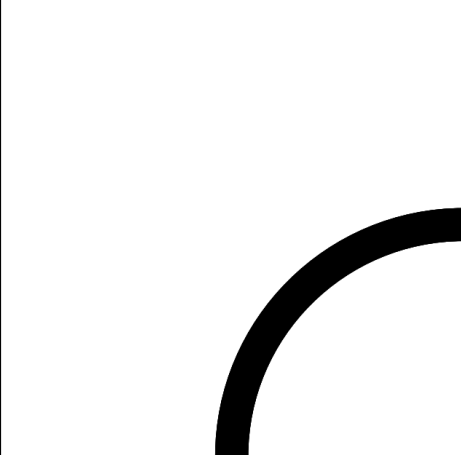
#> input picture curva.png, 461 x 455 px
$ python salva.py
#> lines starting #> are read from the running program, lines starting #| are printed output that depends on the picture; after the words box and inside, x2 and y2 are one past the last pixel; in counts of white or black regions, pixels touching at a corner belong together
#> further down, img is the input picture: shape (455, 461, 3); min 0, max 255, mean 239.7
import cv2
import numpy as np

LimiarBinarizacao = 55       #este valor eh empirico. Ajuste-o conforme sua necessidade
AreaContornoLimiteMin = 100000  #este valor eh empirico. Ajuste-o conforme sua necessidade
global pd1
global pd2

#GPIOs utilizados:


#Funcao: trata imagem e retorna se o robo seguidor de linha deve ir para a esqueda ou direita
#Parametros: frame capturado da webcam e primeiro frame capturado
#Retorno: < 0: robo deve ir para a direita
#         > 0: robo deve ir para a esquerda
#         0:   nada deve ser feito
def TrataImagem(img):
    #obtencao das dimensoes da imagem
    height = np.size(img,0)
#> height = 455
    width= np.size(img,1)
#> width = 461
    QtdeContornos = 0
    DirecaoASerTomada = 0

    def verde (img):
        hsv = cv2.cvtColor(img, cv2.COLOR_BGR2HSV)
        lower_green = np.array([40, 100, 100])
        upper_green = np.array([80, 255, 255])
        mask = cv2.inRange(hsv, lower_green, upper_green)
        contours, _ = cv2.findContours(mask, cv2.RETR_TREE, cv2.CHAIN_APPROX_SIMPLE)
        for contour in contours:
            area = cv2.contourArea(contour)
            if area > 500:
                x, y, w, h = cv2.boundingRect(contour)
                cv2.rectangle(img, (x, y), (x + w, y + h), (255, 0, 0), 2)
                if (x > width//2):
                    print("Obstaculo a direita detectado!")
                    return 0
                if (x < width//2):
                    print("Obstaculo a esquerda detectado!")
                    return 1
    #tratamento da imagem
    gray = cv2.cvtColor(img,cv2.COLOR_BGR2GRAY)
    gray = cv2.GaussianBlur(gray, (21, 21), 0)
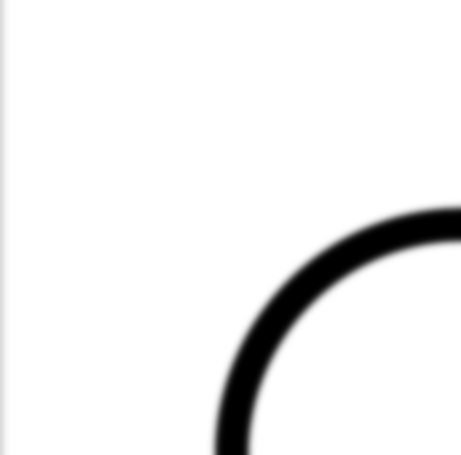
#> gray: shape (455, 461); min 0, max 255, mean 240

    FrameBinarizado = cv2.threshold(gray,LimiarBinarizacao,255,cv2.THRESH_BINARY)[1]
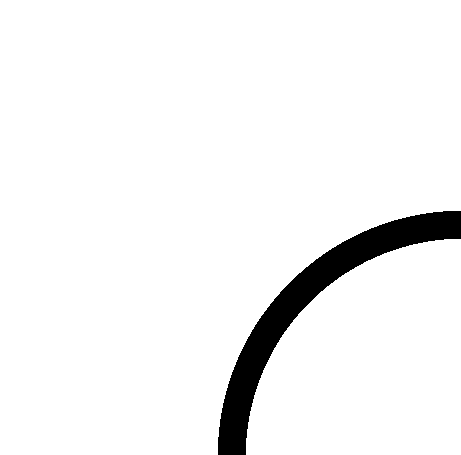
#> FrameBinarizado: shape (455, 461); 95.2% white; 1 black region, box (x1, y1, x2, y2) and area: (218, 211, 461, 455) 10107
    FrameBinarizado = cv2.dilate(FrameBinarizado,None,iterations=2)
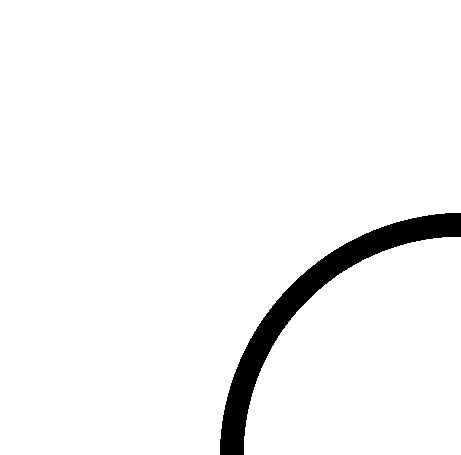
#> FrameBinarizado: shape (455, 461); 96.1% white; 1 black region, box (x1, y1, x2, y2) and area: (220, 213, 461, 455) 8271
    FrameBinarizado = cv2.bitwise_not(FrameBinarizado)
#> FrameBinarizado: shape (455, 461); 3.9% white; 1 white region

    #descomente as linhas abaixo se quiser ver o frame apos binarizacao, dilatacao e inversao de cores
    cv2.imshow('F.B.',FrameBinarizado)

    cnts, _ = cv2.findContours(FrameBinarizado.copy(), cv2.RETR_EXTERNAL, cv2.CHAIN_APPROX_SIMPLE)
#> cnts = 1 contour; box (x1, y1, x2, y2) and area: (220, 213, 461, 455) 7924
    cv2.drawContours(img,cnts,-1,(255,0,255),3)
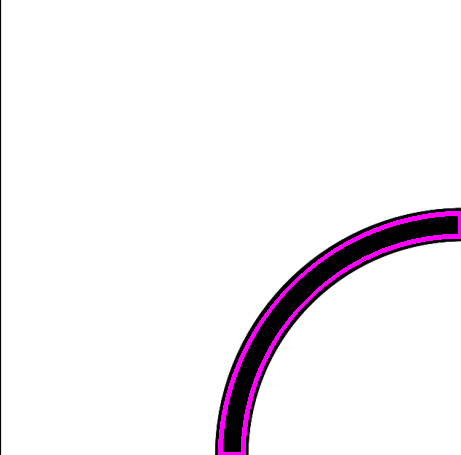
#> img: shape (455, 461, 3); 1.59% of pixels changed, all inside (x1, y1, x2, y2) = (218, 211, 461, 455)
    for c in cnts:

        # Ignorar contornos muito pequenos
        if cv2.contourArea(c) < 100: continue

        # 3. Obter o retângulo mínimo rotacionado (centro, tamanho, angulo)
        rect = cv2.minAreaRect(c)
        box = cv2.boxPoints(rect) # Obtém os 4 vértices
        box = np.intc(box) # Converte para inteiros

        # 4. Desenhar o retângulo (opcional)
        cv2.drawContours(img, [box], 0, (0, 255, 0), 2)

        # 5. Identificar os lados
        # box contém os vértices ordenados
        p1, p2, p3, p4 = box[0], box[1], box[2], box[3]

        # Lados são p1-p2, p2-p3, p3-p4, p4-p1
        def dist(pa, pb):
            return np.linalg.norm(pa - pb)

        lados = [
            (p1, p2, (p1+p2)/2), # lado 1 e seu ponto médio
            (p2, p3, (p2+p3)/2),
            (p3, p4, (p3+p4)/2),
            (p4, p1, (p4+p1)/2)
        ]

        # Ordenar lados pelo comprimento
        lados.sort(key=lambda x: dist(x[0], x[1]))

        # 6. Os dois menores lados (menores comprimentos)
        menor_lado1 = lados[0][2] # Ponto médio 1
        menor_lado2 = lados[1][2] # Ponto médio 2

        # Desenhar os pontos centrais
        cv2.circle(img, ((width//2), height), 5, (255, 0, 0), -1)
        cv2.circle(img, tuple(menor_lado2.astype(int)), 5, (0, 0, 255), -1)

        angulo = np.arctan2(menor_lado2[1], (width//2) + height) * 180 / np.pi
        print(f"Ângulo de direção: {int(angulo)} graus")

        DirecaoASerTomada = int(angulo)+1

        DirecaoASerTomada = 0

        if (verde(img) == 0):
            DirecaoASerTomada = 180
        if (verde(img) == 1):
            DirecaoASerTomada = 0
#> this loop made 1 pass
#> (rect, p1, p2, p3, p4, menor_lado1, menor_lado2, angulo) on pass 1: (((321.3, 314.9), (340.1, 85.24), -45.13), [231, 465], [171, 405], [411, 164], [471, 224], [201, 435], [441, 194], 15.81)
#| Ângulo de direção: 15 graus
#| Obstaculo a direita detectado!
#| Obstaculo a direita detectado!
#> pass 1, in verde, `mask = cv2.inRange(hsv, lower_green, upper_green)`:
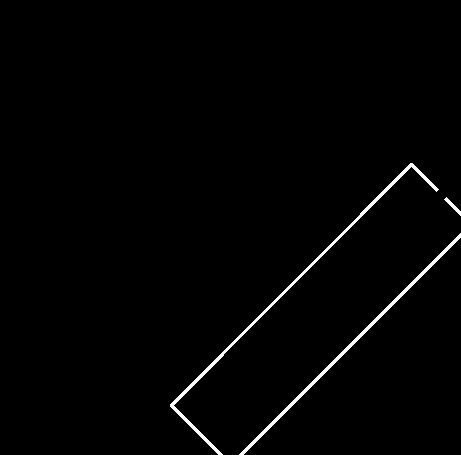
#> mask: shape (455, 461); 1.2% white; 3 white regions, box (x1, y1, x2, y2) and area: (170, 163, 439, 455) 1441, (239, 233, 461, 455) 1100, (444, 197, 461, 216) 79
#> after the loop:
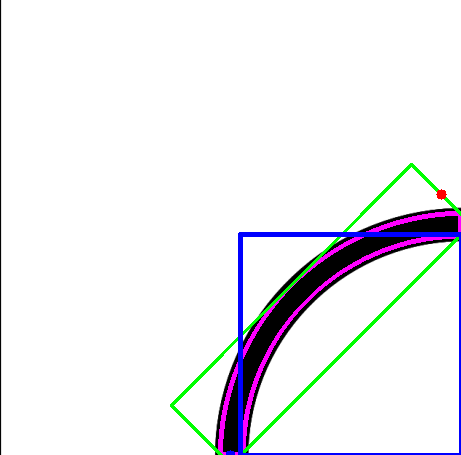
#> img: shape (455, 461, 3); 2.74% of pixels changed, all inside (x1, y1, x2, y2) = (170, 163, 461, 455)

    return DirecaoASerTomada, QtdeContornos


#Programa principal

#Setup dos GPIOs:
img = cv2.imread('curva.png')

kp = 0
ki = 0
kd = 0
i = 0
DirecaoAnterior = 0
Direcao, QtdeLinhas = TrataImagem(img)
#> Direcao = 180; QtdeLinhas = 0
i = i + Direcao
#> i = 180
d = Direcao - DirecaoAnterior
#> d = 180
correcao = (kp * Direcao) + (ki * i) + (kd * d)
#> correcao = 0
if (QtdeLinhas == 0):
    print("Nenhuma linha encontrada. O robo ira parar.")
if (Direcao > 90):
    print("Distancia da linha de referencia: " + str(abs(Direcao)) + " pixels a direita")
#| Distancia da linha de referencia: 180 pixels a direita
if (Direcao < 90):
    print("Distancia da linha de referencia: " + str(abs(Direcao)) + " pixels a esquerda")
if (Direcao == 90):
    print("Exatamente na linha de referencia!")
DirecaoAnterior = Direcao
#> DirecaoAnterior = 180
cv2.imshow('Analise de rota',img)
cv2.waitKey(0)
cv2.destroyAllWindows()

$ run again, with cruzamento.png copied over curva.png
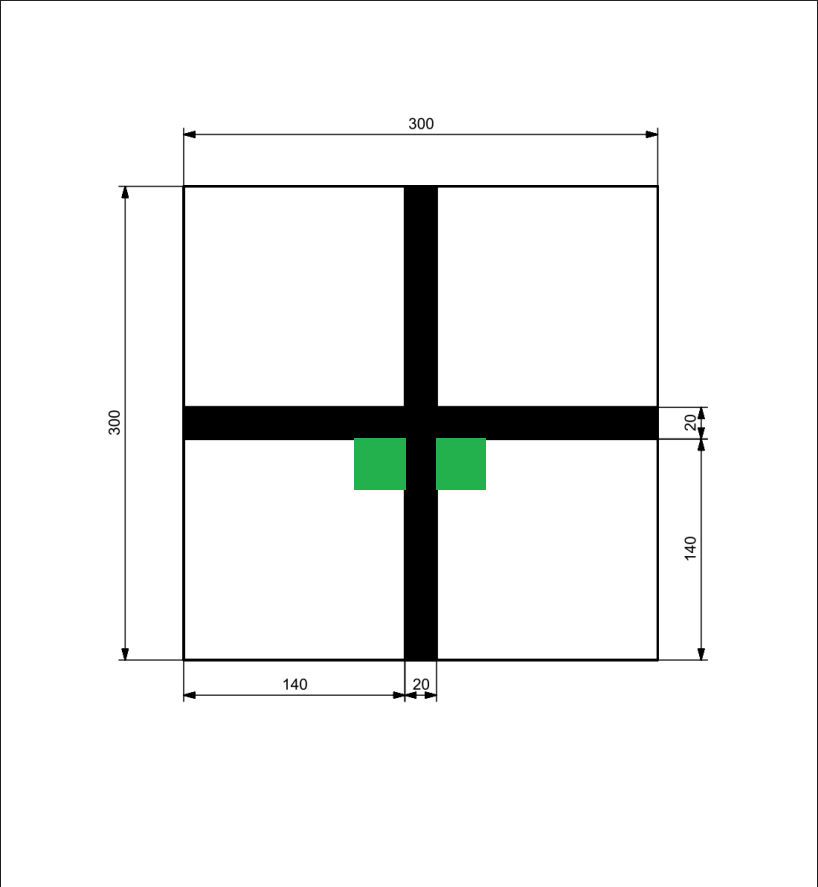
#> input picture cruzamento.png, 818 x 887 px
#> img is the input picture: shape (887, 818, 3); mean B, G, R 239.2, 239.9, 238.9
#> height = 887
#> width = 818
#> in TrataImagem, `FrameBinarizado = cv2.dilate(FrameBinarizado,None,iterations=2)`:
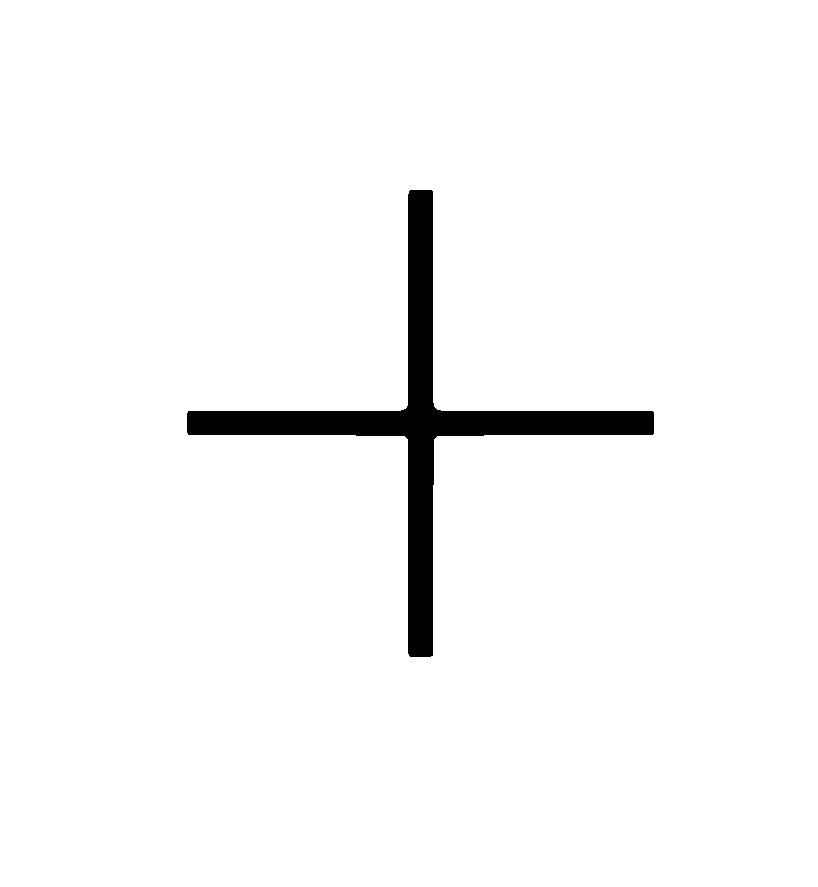
#> FrameBinarizado: shape (887, 818); 96.9% white; 1 black region, box (x1, y1, x2, y2) and area: (187, 190, 654, 657) 22465
#> cnts = 1 contour; box (x1, y1, x2, y2) and area: (187, 190, 654, 657) 21548
#> the loop in TrataImagem, `for c in cnts:` made 1 pass
#> (rect, p1, p2, p3, p4, menor_lado1, menor_lado2, angulo) on pass 1: (((420.2, 422.8), (344.4, 345.1), -45), [420, 666], [176, 422], [420, 179], [664, 423], [298, 300.5], [542, 544.5], 22.79)
#> (printed output is left out)
#> after the loop in TrataImagem, `for c in cnts:`:
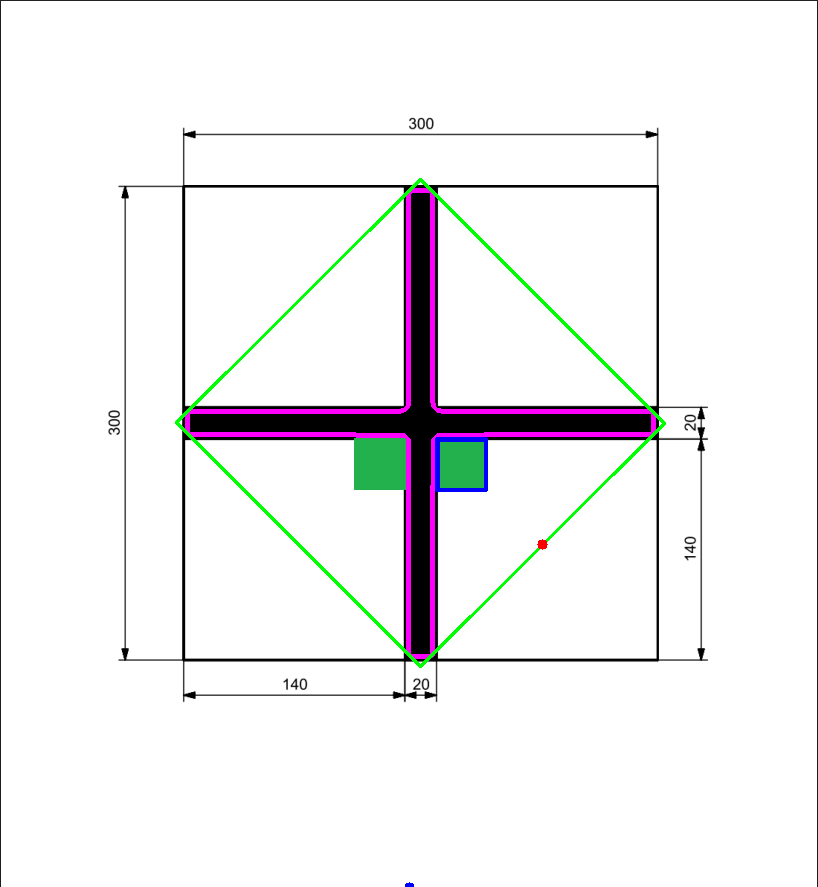
#> img: shape (887, 818, 3); mean B, G, R 241, 239.8, 240.4
#> Direcao = 180; QtdeLinhas = 0
#> i = 180
#> correcao = 0
#| Distancia da linha de referencia: 180 pixels a direita
#> DirecaoAnterior = 180

$ run again, with zigzag.png copied over curva.png
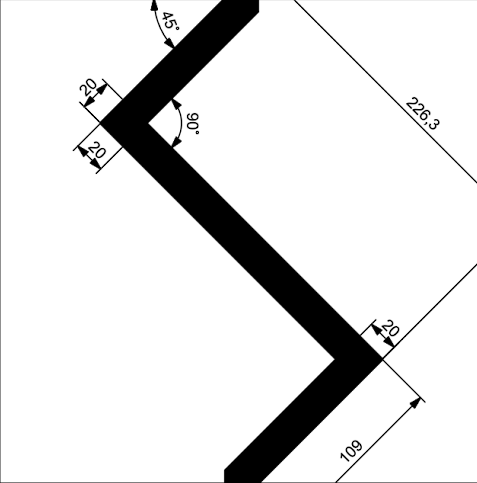
#> input picture zigzag.png, 477 x 483 px
#> img is the input picture: shape (483, 477, 3); min 0, max 255, mean 225.6
#> height = 483
#> width = 477
#> in TrataImagem, `FrameBinarizado = cv2.dilate(FrameBinarizado,None,iterations=2)`:
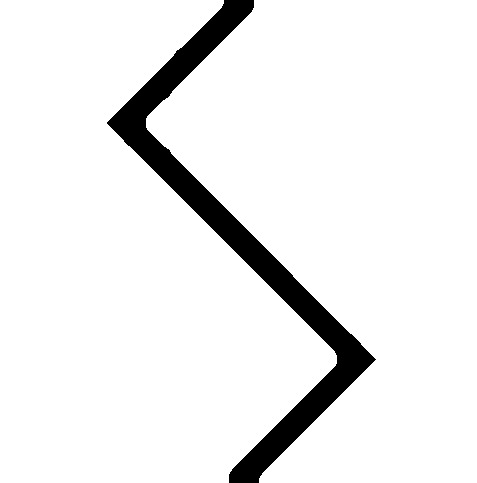
#> FrameBinarizado: shape (483, 477); 92.9% white; 1 black region, box (x1, y1, x2, y2) and area: (107, 0, 376, 483) 16384
#> cnts = 1 contour; box (x1, y1, x2, y2) and area: (107, 0, 376, 483) 15868
#> the loop in TrataImagem, `for c in cnts:` made 1 pass
#> (rect, p1, p2, p3, p4, menor_lado1, menor_lado2, angulo) on pass 1: (((241, 241), (177.8, 467.3), -18.77), [232, 490], [81, 48], [249, -8], [400, 433], [165, 20], [316, 461.5], 32.62)
#> (printed output is left out)
#> after the loop in TrataImagem, `for c in cnts:`:
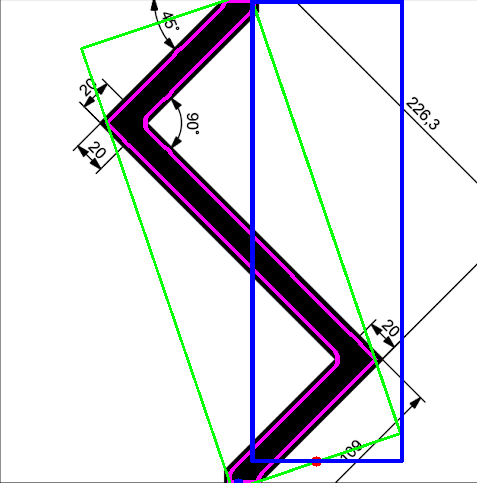
#> img: shape (483, 477, 3); mean B, G, R 228.1, 220.7, 222.2
#> Direcao = 180; QtdeLinhas = 0
#> i = 180
#> correcao = 0
#| Distancia da linha de referencia: 180 pixels a direita
#> DirecaoAnterior = 180
